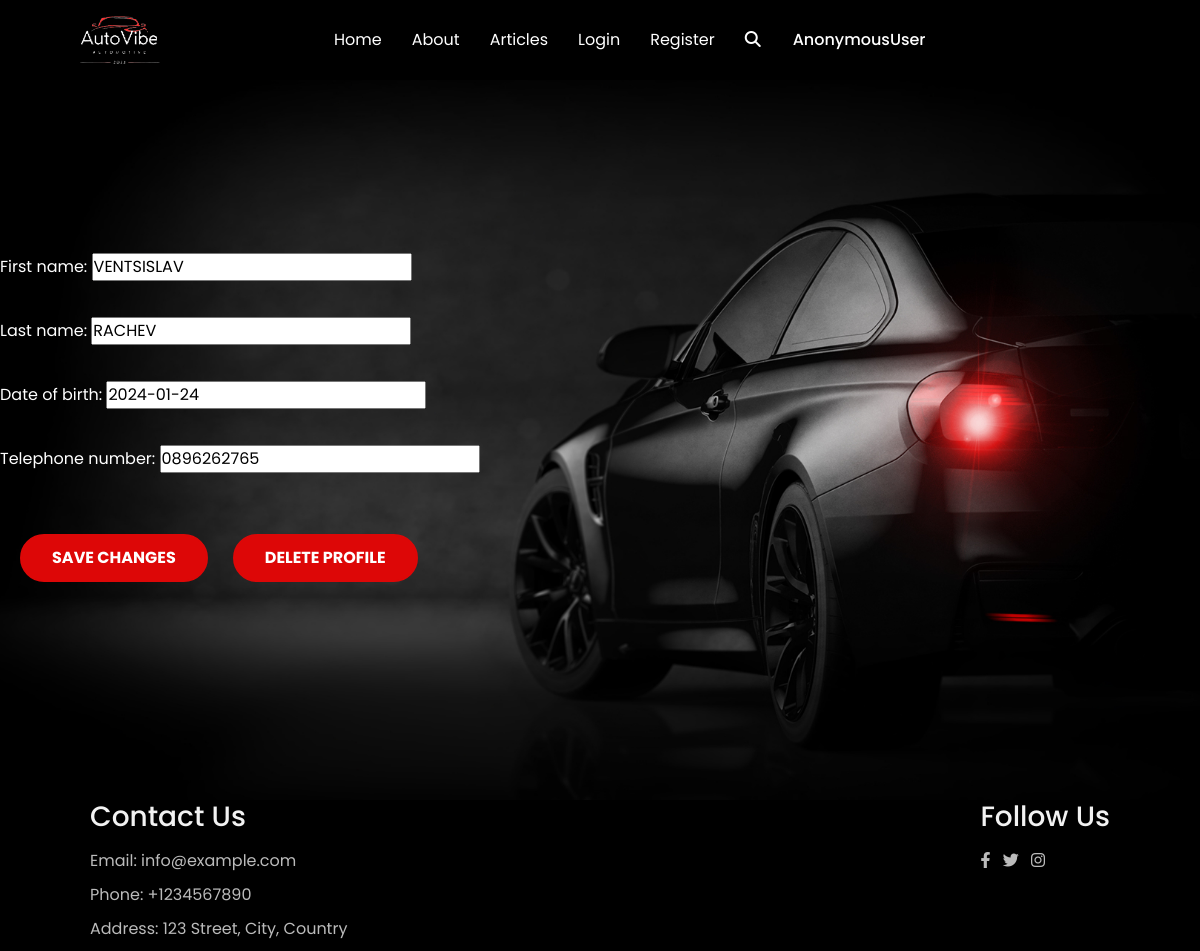
The page /accounts/profile/3/update/ on the database its author committed.
### autovibe_project/accounts/models.py (models this page shows, shortened)
class Profile(models.Model):
    MAX_FIRST_NAME_LENGTH = 30
    MAX_LAST_NAME_LENGTH = 30
    first_name = models.CharField(
        max_length=MAX_FIRST_NAME_LENGTH,
        blank=True,
        null=True,
    )
    last_name = models.CharField(
        max_length=MAX_LAST_NAME_LENGTH,
        blank=True,
        null=True,
    )
    date_of_birth = models.DateField(
        blank=True,
        null=True,
    )
    profile_picture = cloudinary_models.CloudinaryField(
        blank=True,
        null=True,
    )
    telephone_number = models.CharField(
        max_length=20,
        blank=True,
        null=True,
    )
    user = models.OneToOneField(
        AutoVibeUser,
        primary_key=True,
        on_delete=models.CASCADE,
    )

### autovibe_project/accounts/views.py (the view, shortened to what this page needs)
# urls.py: path('update/', views.ProfileUpdateView.as_view(), name='profile_update'),
class ProfileUpdateView(views.UpdateView):
    queryset = Profile.objects.prefetch_related('user').all()
    template_name = 'accounts/edit_profile.html'
    form_class = ProfileUpdateForm

### autovibe_project/accounts/forms.py
class ProfileUpdateForm(ProfileBaseForm):
    pass

### templates/accounts/edit_profile.html (shortened to what this page needs)
{% extends 'base.html' %}
{% load static %}
{% block content %}
    <section class="hero">
        <div class="text">
            <form action="{% url 'profile_update' pk=object.pk %}" method="post" enctype="multipart/form-data">
                {{ form.as_p }}
                <div class="form-row">
                    <button type="submit" class="btn sell-btn">Save Changes</button>
                    <a class="btn" href="{% url 'profile_delete' object.pk %}">Delete Profile</a>
                </div>
            </form>
        </div>
    </section>
{% endblock %}

### staticfiles/style.css (style rules this page uses)
* { padding: 0; margin: 0; box-sizing: border-box; text-decoration: none; font-family: 'Poppins', sans-serif; }
.hero { width: 100%; min-height: calc(100vh - 80px); margin-top: 80px; background: linear-gradient(to bottom, rgba(0, 0, 0, 0), rgba(0, 0, 0, 1)), url(img/bg.jpg); background-position: center; background-size: cover; display: flex; align-items: center; }
.hero .text { width: 100%; color:#fff; }
.hero .text p { color: #fff; margin-bottom: 30px; }
.hero .text .btn { padding: 10px 30px; background-color: #dd0707; text-transform: uppercase; color: #fff; font-weight: bold; border-radius: 30px; border: 2px solid #dd0707; transition: 0.3s; }
.hero .text .btn.sell-btn { margin: 25px; }
.hero .text p { color: #fff; }
.hero .text a { color: red; }
.form-row { display: flex; align-items: center; margin-bottom: 20px; }
.btn { padding: 10px 30px; background-color: #dd0707; color: #fff; font-weight: bold; border-radius: 30px; border: 2px solid #dd0707; transition: 0.3s; }
html, body { height: 100%; margin: 0; }
body { display: flex; flex-direction: column; }

### rows shown on the page
Profile: first_name "VENTSISLAV", last_name "RACHEV", date_of_birth "2024-01-24", telephone_number "0896262765"

### other values the page prints
{{ request.user }} "AnonymousUser"
